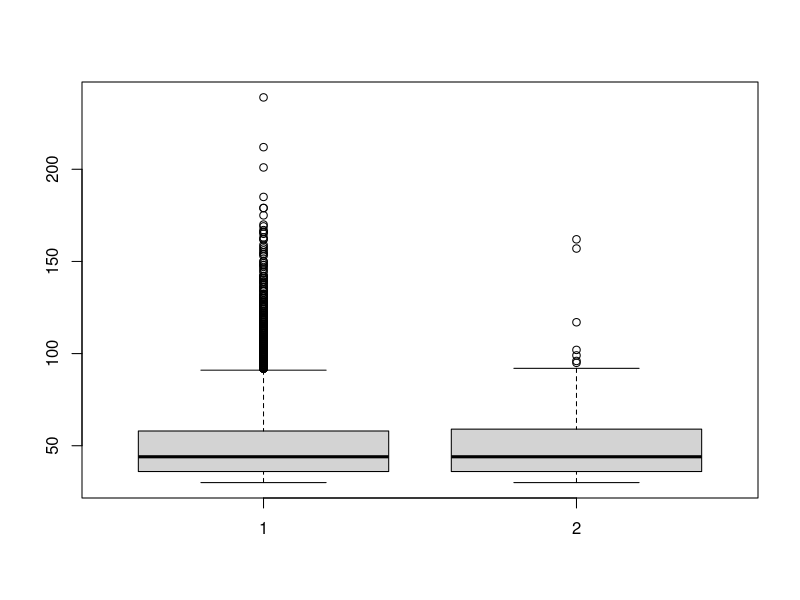
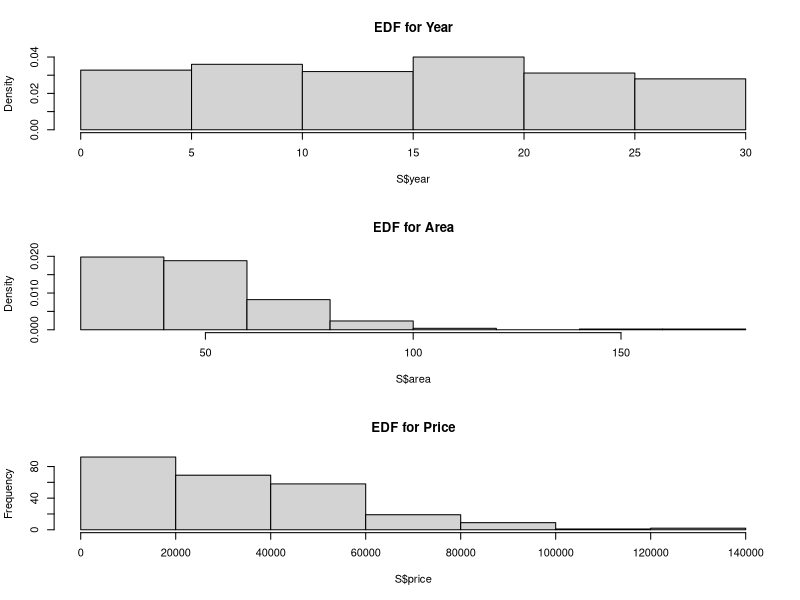
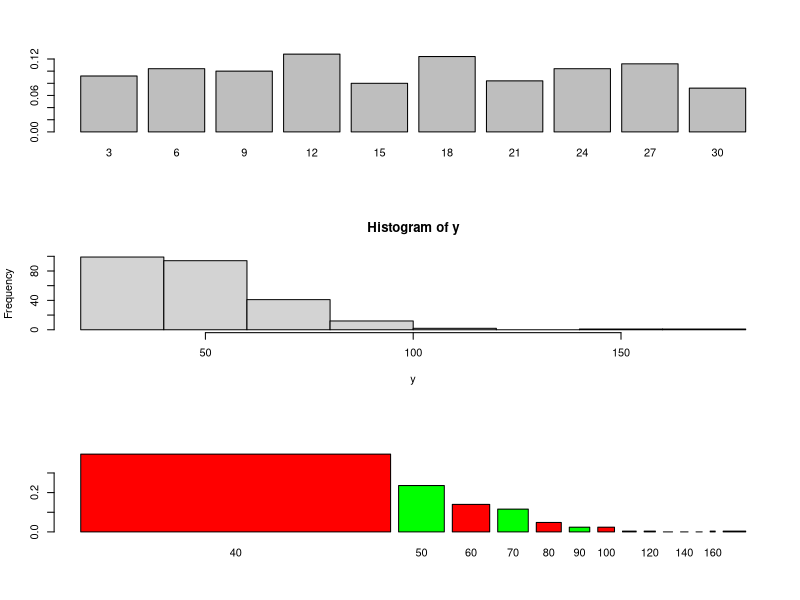
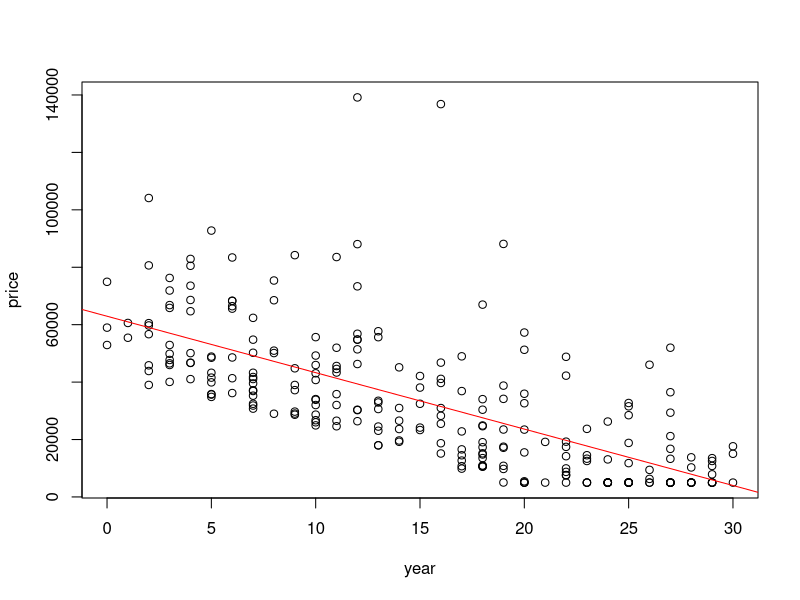
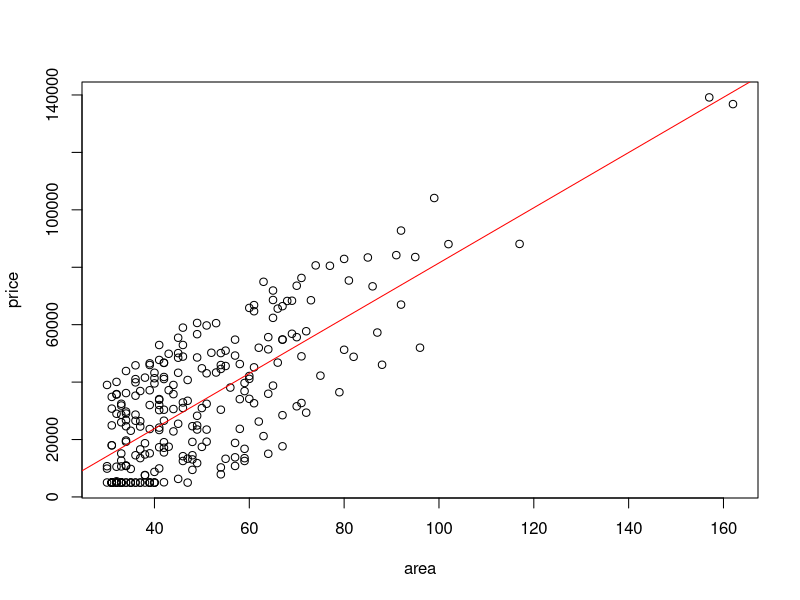

Source code (R) for these figures, in order:
setwd("/home/kloud/Documents/obsidian_vault/uni/Probability theory/labs/lab5/")
getwd()
dir()

A <- read.table("data_LW2.txt", header = TRUE, sep = "") # nolint
str(A)




######################################
# 1 task
######################################
# Calculate main characteristics for each variable;
summary(A)
print(paste(paste("Variance for year:", var(A$year)), paste("| Standard deviation for year:", sd(A$year)))) # nolint
print(paste(paste("Variance for area:", var(A$area)), paste("| Standard deviation for area:", sd(A$area)))) # nolint
print(paste(paste("Variance for price:", var(A$price)), paste("| Standard deviation for price:", sd(A$price)))) # nolint
print(summary(A))




######################################
# 2 task
######################################
# Set seed as your student ID. Select simple random sample
# of 250 flats and calculate main characteristics;
set.seed(20222136)

S <- A[sample(nrow(A), 250, replace = FALSE), ] # nolint
summary(S)
print(paste(paste("Variance for year:", var(S$year)), paste("| Standard deviation for year:", sd(S$year)))) # nolint
print(paste(paste("Variance for area:", var(S$area)), paste("| Standard deviation for area:", sd(S$area)))) # nolint
print(paste(paste("Variance for price:", var(S$price)), paste("| Standard deviation for price:", sd(S$price)))) # nolint
print(summary(S))

boxplot(A$area, S$area)

# 8. The most expensive flat in your sample is … m2?
S[which.max(S$price), ]




######################################
# 3 task
######################################
# Using sample data test hypothesis about the mean of year, area and price.
# (a value you have to choose by yourself, but it can’t be x¯).
mean(S$year) # a = 14 # nolint
mean(S$area) # a = 50 # nolint
mean(S$price) # a = 35500 # nolint
help("t.test")

t.test(S$year, mu = 14, conf.level = 0.95)
t.test(S$area, mu = 50, alternative = "greater")
t.test(S$price, mu = 35000, alternative = "two.sided")
# t.test(S$price, mu = 35000, alternative = "less") # nolint
# t.test(S$price, mu = 35000, alternative = "greater") # nolint





######################################
# 4 task
######################################
# Using sample data draw empirical density functions for all variables.

par(mfrow = c(3, 1))
hist(S$year, freq = FALSE, main = "EDF for Year")
hist(S$area, freq = FALSE, main = "EDF for Area")
price_hist <- hist(S$price, freq = TRUE, main = "EDF for Price")

# 19. In which interval (for the price) you have the largest amount of flats and how many?

# Find the interval with the maximum frequency
max_freq_interval <- which.max(price_hist$counts)

# Get the frequency of the maximum interval
max_freq <- price_hist$counts[max_freq_interval]

# Get the limits of the interval with the maximum frequency
interval_limits <- c(price_hist$breaks[max_freq_interval], price_hist$breaks[max_freq_interval + 1])






######################################
# 5 task
######################################
# Using sample data test hypothesis that year is distributed by uniform
# distribution and area is distributed by exponential distribution.


# Uniform distribution
year <- S$year
t <- 10 # number of intervals
step <- (max(year) - min(year)) / t
intervals <- seq(min(year), max(year), step)

y_gr <- table(cut(year, intervals, labels = intervals[-1], include.lowest = TRUE, ordered_result = TRUE)) # nolint
barplot(y_gr / 250)

chisq.test(y_gr / 250, p = rep(1 / t, t)) # compare with uniform distribution


# Exponential distribution
y <- S$area
hist(y)
max(y)

lambda <- 1 / mean(y) # parameter

# calculation of theoretical probabilities
intervals <- seq(min(y), max(y) + 10, 10)
# because an exponential distribution has a long upper tail.
m <- length(intervals)

start_point <- pexp(c(0, intervals[2:(m - 1)]), lambda)
end_point <- pexp(c(intervals[2:(m - 1)], Inf), lambda)

prob <- end_point - start_point

sum(prob)
y_gr <- table(cut(y, intervals, labels = intervals[-1], include.lowest = TRUE, ordered_result = TRUE)) # nolint

chisq.test(y_gr / 250, prob) # compare with exponential distribution
barplot(y_gr / 250, prob, beside = TRUE, col = c("red", "green"))

# 22. How many flats you have in the first interval in practice and in theory (for the area)? # nolint
hist_result <- hist(S$area, plot = FALSE)
observed_area <- hist_result$counts
observed_area[1]
expected_flats_in_first_interval <- length(S$area) * (1 - exp(-lambda * hist_result$breaks[2])) # nolint




######################################
# 6 task
######################################
price <- S$price
year <- S$year
cor(year, price) # correlation coefficient

lrg <- lm(price ~ year)
print(lrg)
summary(lrg)

par(mfrow = c(1, 1))
plot(price ~ year)
abline(lrg, col = "red")

lrg$coefficients %*% c(1, 35)
lrg$coefficients[1] + lrg$coefficients[2] * 35





######################################
# 7 task
######################################
price <- S$price
area <- S$area
cor(area, price) # correlation coefficient

lrg <- lm(price ~ area)
print(lrg)
summary(lrg)

par(mfrow = c(1, 1))
plot(price ~ area)
abline(lrg, col = "red")

lrg$coefficients %*% c(1, 160)
lrg$coefficients[1] + lrg$coefficients[2] * 160
